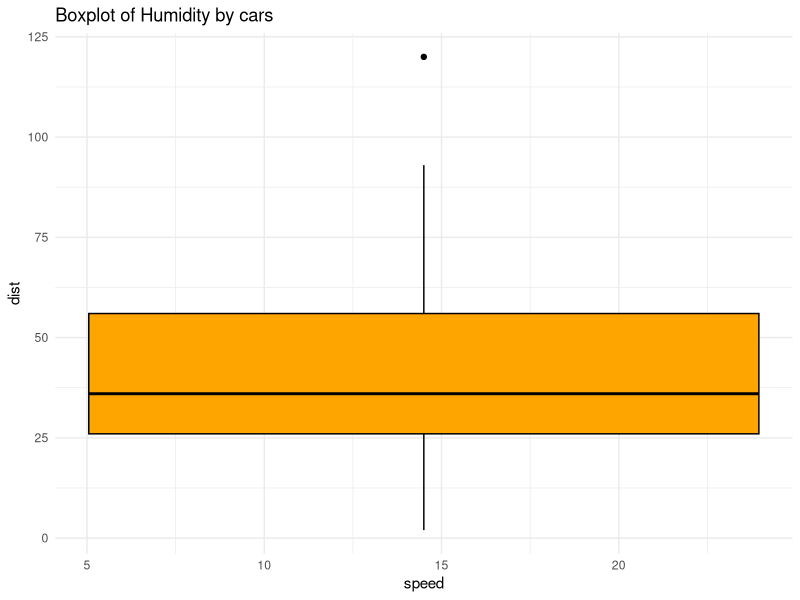
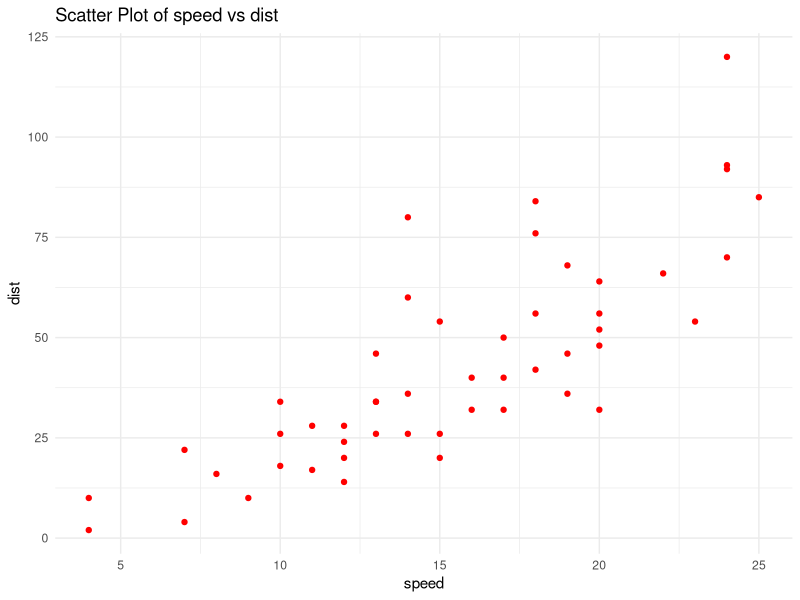
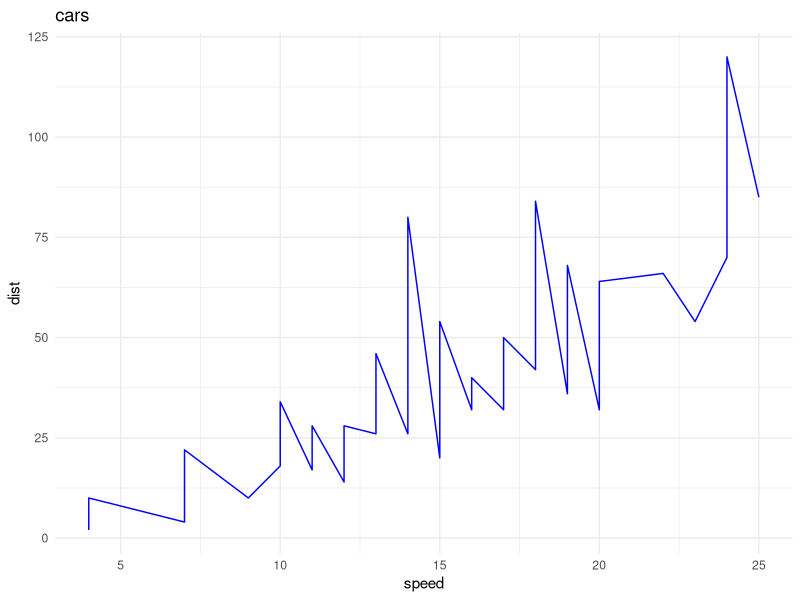

Write the R code that produced these figures, in order.
## ---- chunk 1
library(readr)
library(dplyr)
library(ggplot2)
str(cars)
head(cars)
summary(cars)
## ---- chunk 2
missing_values <- sapply(cars, function(x) sum(is.na(x)))
print(missing_values)
## ---- chunk 3
# Visualize the data
# Histogram for numerical variables
num_vars <- sapply(cars, is.numeric)
num_data <- cars[, num_vars]
## ---- chunk 4
# boxplot
ggplot(cars, aes(x =speed, y =dist)) +
  geom_boxplot(fill = "orange", color = "black") +
  theme_minimal() +
  labs(title = "Boxplot of Humidity by cars", x= "speed", y= "dist")
## ---- chunk 5
# Scatter plot to show the relationship between two numeric variables (replace 'temp' and 'humidity' with appropriate column names)
ggplot(cars, aes(x = speed, y = dist)) +
  geom_point(color = "red") +
  theme_minimal() +
  labs(title = "Scatter Plot of speed vs dist", x = "speed", y = "dist")
## ---- chunk 6
# Time series plot for a variable over time (replace 'date' and 'temp' with appropriate column names)
ggplot(cars, aes(x = speed , y = dist)) +
  geom_line(color = "blue") +
  theme_minimal() +
  labs(title = "cars", x = "speed", y = "dist")
